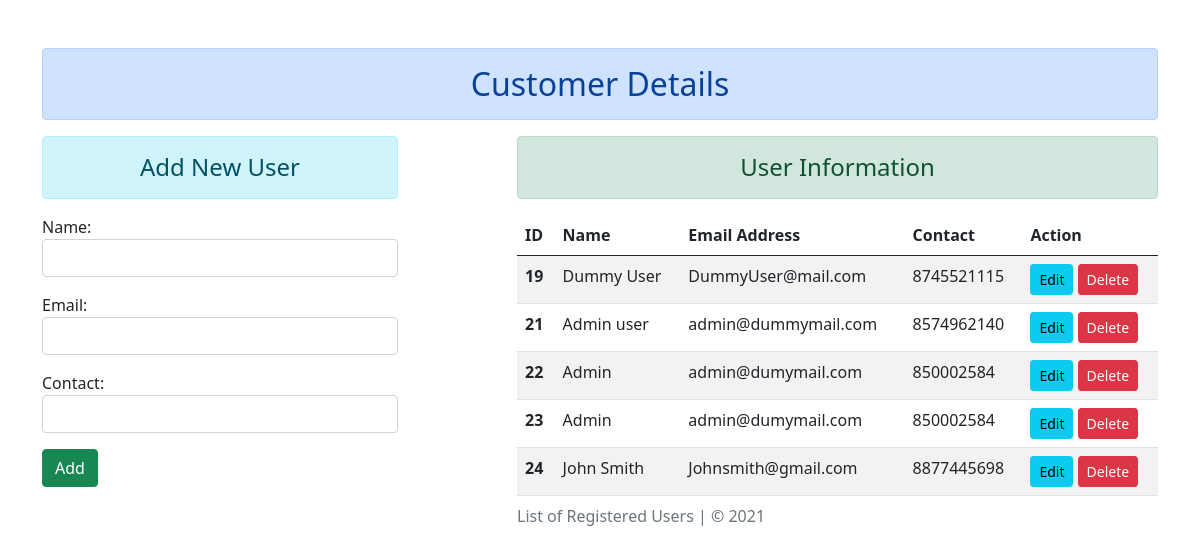
The page / on the database its author committed.
### app/models.py (models this page shows)
class User(models.Model):
    name = models.CharField(max_length = 70)
    email = models.CharField(max_length = 100)
    contact = models.CharField(max_length = 12)

### app/views.py (the view)
# urls.py: path('',views.show,name = "show"),
def show(request):
    if request.method == 'POST':
        data = UserForm( request.POST )  # data received from user from 'forms.py'.
        if data.is_valid():  # if data is received and valid then-
            name = data.cleaned_data ['name']  # get cleaned data name
            email = data.cleaned_data ["email"]
            contact = data.cleaned_data ['contact']
            reg = User( name = name,email = email,contact = contact )  # saves the data in the fields inside admin panel
            reg.save()  # save the data and render it in the admin panel and SQLite3 Database.
    else:
        data = UserForm()
    re = User.objects.all()
    return render( request,'show.html',{'form': data,'re': re} )

### app/forms.py
class UserForm(forms.ModelForm):
    class Meta:
        model = User
        fields = ['name','email','contact']
        widgets = {
            'name': forms.TextInput(attrs = {'class':'form-control'}),
            'email': forms.EmailInput( attrs = {'class': 'form-control'}),
            'contact': forms.NumberInput( attrs = {'class': 'form-control'}),
        }

### app/templates/show.html (shortened to what this page needs)
{% extends 'base.html' %}
{% block content %}
<div class="row">
   <div class="col-sm-4">
      <h4 class="text-center alert alert-info">Add New User</h4>
      <form action="" method="POST">
         {{form.as_p}}
         <input type="submit" class="btn btn-success" value="Add">
      </form>
   </div>
   <div class="col-sm-7 offset-1">
      <h4 class="text-center alert alert-success">User Information</h4>
      {% if re %}
      <table class="table table-striped table-hover">
         <caption>List of Registered Users | © 2021</caption>
         <thead>
            <tr>
               <th scope="col">ID</th>
               <th scope="col">Name</th>
               <th scope="col">Email Address</th>
               <th scope="col">Contact</th>
               <th scope="col">Action</th>
            </tr>
         </thead>
         <tbody>
            {% for r in re %}
            <tr>
               <th scope="row">{{r.id}}</th>
               <td>{{r.name}}</td>
               <td>{{r.email}}</td>
               <td>{{r.contact}}</td>
               <td>
                  <a href="{% url 'updatedata' r.id %}" class="btn btn-info btn-sm">Edit</a>
                  <form action="{% url 'delete' r.id %}" method="post" class="d-inline"> {% csrf_token %}
                     <input type="submit"  class="btn btn-danger btn-sm" value="Delete">
                  </form>
               </td>
            </tr>
            {% endfor %}
         </tbody>
      </table>
      {% else %}
      <h4 class="text-center alert alert-success">No Information Found!!</h4>
      {% endif %}
   </div>
</div>
{% endblock content %}

### app/templates/base.html (shortened to what this page needs)
<!DOCTYPE html>
{% load static %}
<html lang="en">
   <head>
      <link rel="stylesheet" href="{% static 'css/bootstrap.css' %}">
   </head>
   <body>
      <div class="container mt-5">
         <h2 class="text-center alert alert-primary">Customer Details</h2>
         {% block content %}
         {% endblock content %}
      </div>
   </body>
</html>

### rows shown on the page
User: id "19", name "Dummy User", email "DummyUser@mail.com", contact "8745521115"
User: id "21", name "Admin user", email "admin@dummymail.com", contact "8574962140"
User: id "22", name "Admin", email "admin@dumymail.com", contact "850002584"
User: id "23", name "Admin", email "admin@dumymail.com", contact "850002584"
User: id "24", name "John Smith", email "Johnsmith@gmail.com", contact "8877445698"
